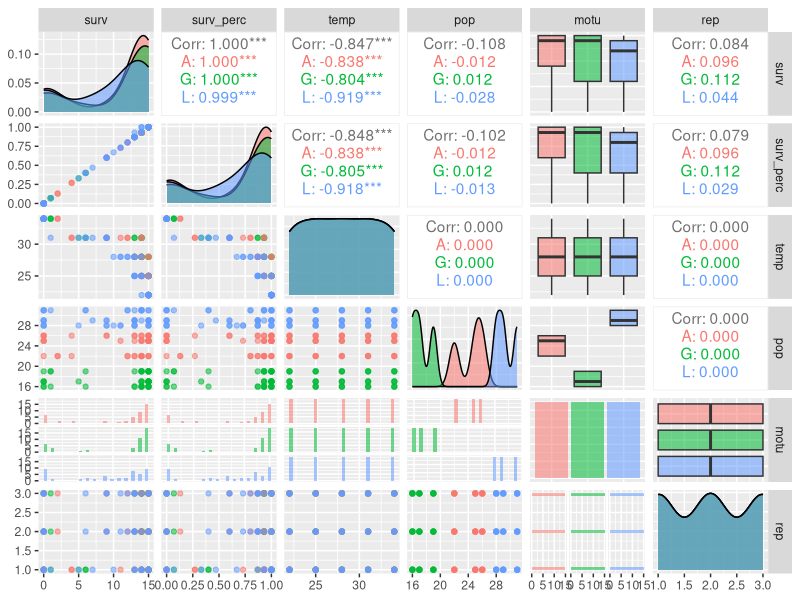
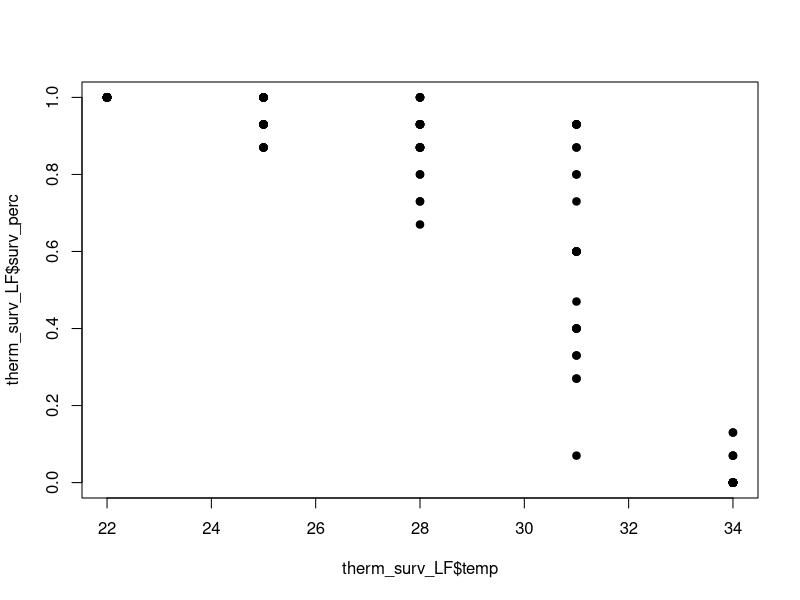
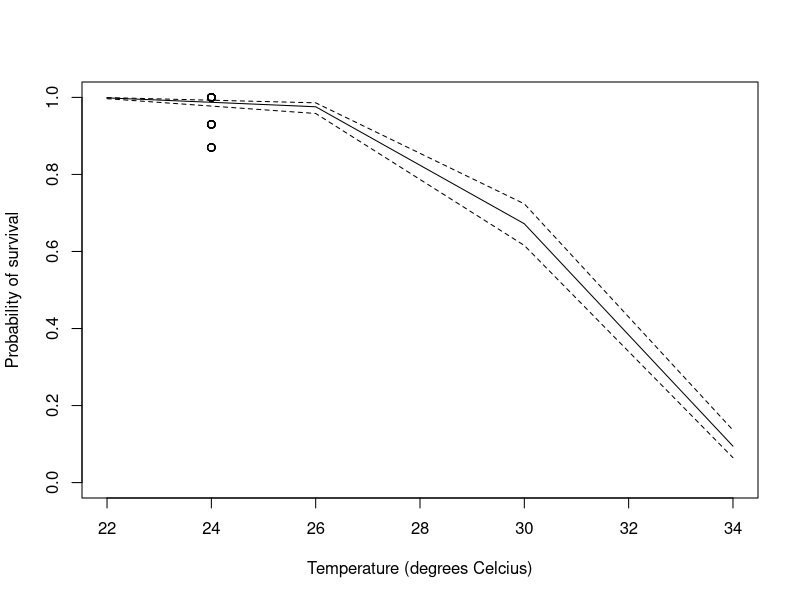
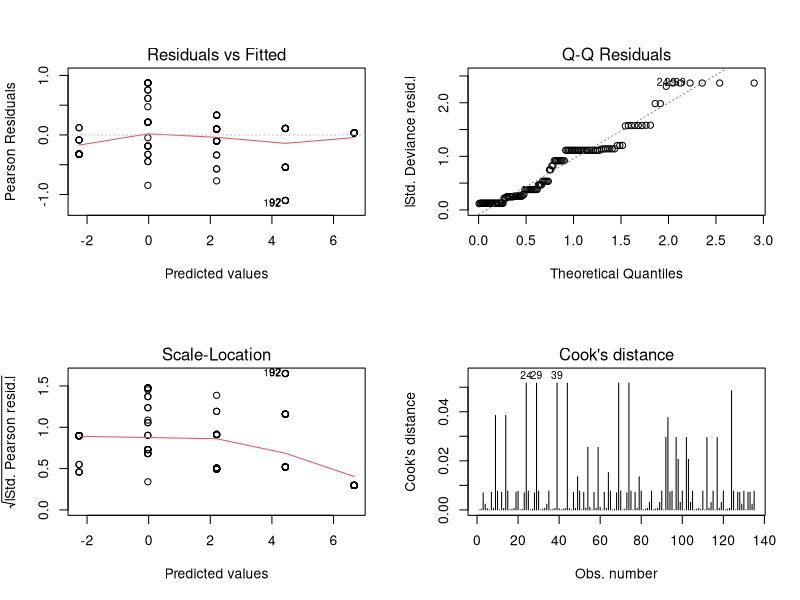
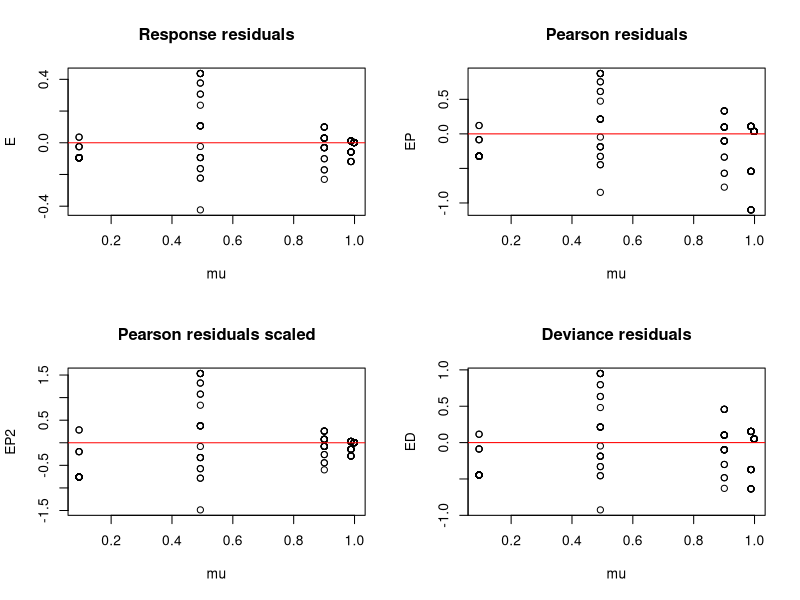
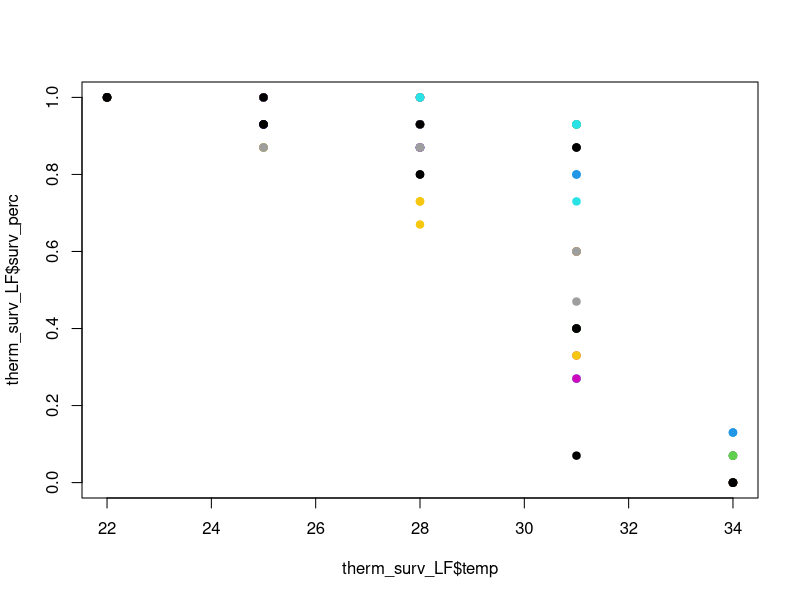
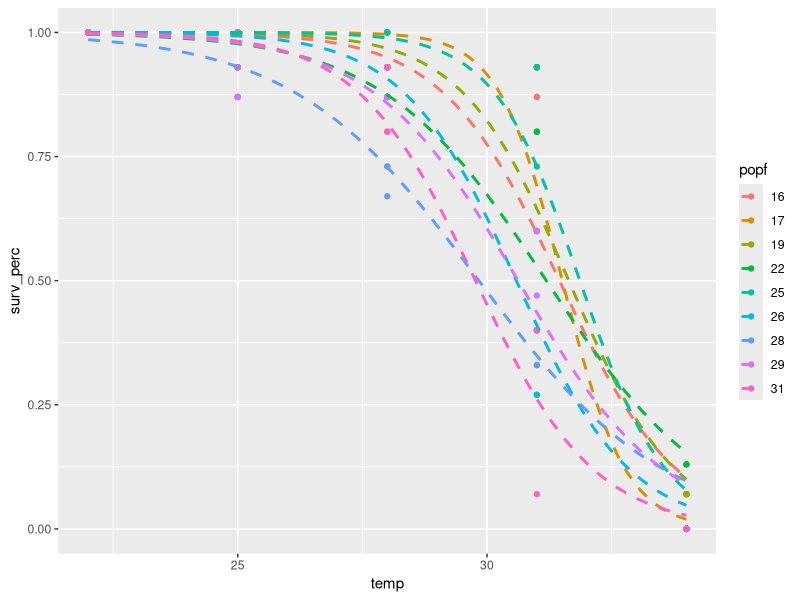
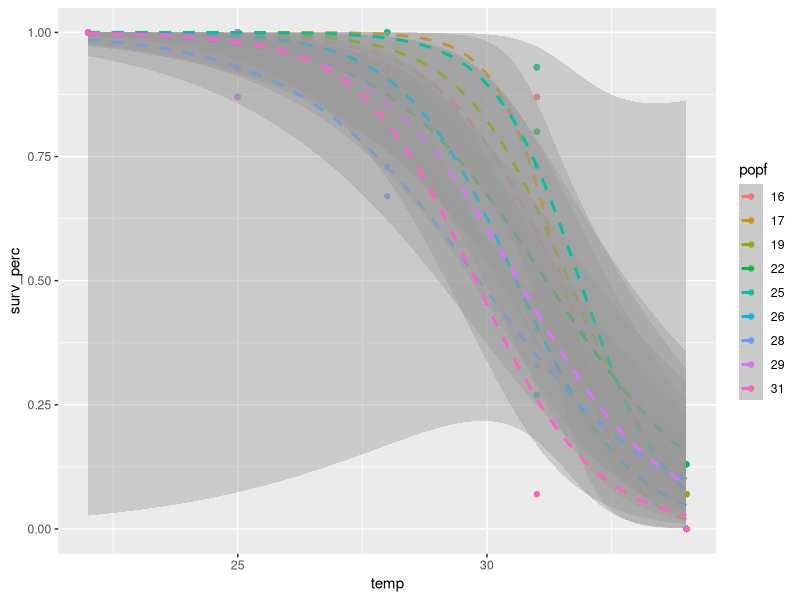

Write R code to recreate these figures, in order. (Note: this script raises an error after producing the figures.)
## set WD
# setwd() # set the working directory

## load packages
library(survival)
library(survminer)
library(car) # logit transforming percentage data
library(GGally) # data exploration
library(dplyr) # select function

## load data
therm_surv_LF <- read.csv("gammroes_temp_survival_LF.csv", header = T, sep = ",", row.names = c(1) ,stringsAsFactors = FALSE)
therm_surv_LF$popf <- as.factor(therm_surv_LF$pop)
therm_surv_LF$motuf <- as.factor(therm_surv_LF$motu)
therm_surv_LF$repf <- as.factor(therm_surv_LF$rep)

### All data - long format
## data exploration
# change plot size (optional)
options(repr.plot.width = 20, repr.plot.height = 10)
therm_surv_LF %>% 
  select("surv", "surv_perc", "temp", "pop", "motu", "rep") %>%
  ggpairs(mapping = aes(color = therm_surv_LF$motu, alpha = 0.5))
### All data combined
## GLM with quasibinomial distribution to account for overdispersion
plot(therm_surv_LF$surv_perc ~ therm_surv_LF$temp, pch = 19, col = "black")
mod <- glm(surv_perc ~ temp, data = therm_surv_LF, family = binomial)
summary(mod)
mod2 <- glm(surv_perc ~ temp, data = therm_surv_LF, family = quasibinomial)
summary(mod2) # dispersion parametre = 0.1644116
## visualising the glm
MyData <- data.frame(temp = 
                       seq(from = min(therm_surv_LF$temp),
                           to = max(therm_surv_LF$temp), by = 4))
P1 <- predict(mod2, newdata = MyData, type = "link", se = TRUE)
plot(MyData$temp, exp(P1$fit) / (1+exp(P1$fit)),
     type = "l", ylim = c(0, 1),
     xlab = "Temperature (degrees Celcius)",
     ylab = "Probability of survival")
lines(MyData$temp, exp(P1$fit + 1.96 * P1$se.fit) / 
      (1 + exp(P1$fit + 1.96 * P1$se.fit)), lty = 2)
lines(MyData$temp, exp(P1$fit - 1.96 * P1$se.fit) / 
        (1 + exp(P1$fit - 1.96 * P1$se.fit)), lty = 2)
points(therm_surv_LF$time, therm_surv_LF$surv_perc)
## Model validation
# standardized model outputs
op <- par(mfrow = c(2,2))
plot(mod2, which = 1:4)
# residuals
EP <- resid(mod2, type = "pearson")
ED <- resid(mod2, type = "deviance")
mu <- predict(mod2, type = "response")
E <- therm_surv_LF$surv_perc - mu
EP2 <- E / sqrt(0.1644116 * mu)
plot(x = mu, y = E, main = "Response residuals")
abline(0, 0, col = "red")
plot(x = mu, y = EP, main = "Pearson residuals")
abline(0, 0, col = "red")
plot(x = mu, y = EP2, main = "Pearson residuals scaled")
abline(0, 0, col = "red")
plot(x = mu, y = ED, main = "Deviance residuals")
abline(0, 0, col = "red")
par(op)

### At population level
## GLM with quasibinomial distribution to account for overdispersion
plot(therm_surv_LF$surv_perc ~ therm_surv_LF$temp, pch = 19, col = factor(therm_surv_LF$popf))
mod3 <- glm(surv_perc ~ temp + popf + motuf + repf, data = therm_surv_LF, family = quasibinomial)
summary(mod3) # dispersion parametre = 0.1644116
## generate prediction frame
ggplot(therm_surv_LF, aes(temp, surv_perc, col = popf)) +
  geom_point() +
  geom_smooth(method = "glm", se = F,
              method.args = list(family = "quasibinomial"), linetype = "dashed")
ggplot(therm_surv_LF, aes(temp, surv_perc, col = popf)) +
  geom_point() +
  geom_smooth(method = "glm", se = T,
              method.args = list(family = "quasibinomial"), linetype = "dashed")
## visualising the glm
MyData <- data.frame(temp = 
                       seq(from = min(therm_surv_LF$temp),
                           to = max(therm_surv_LF$temp), by = 4))
P1 <- predict(mod3, newdata = MyData, type = "link", se = TRUE)
plot(MyData$temp, exp(P1$fit) / (1+exp(P1$fit)),
     type = "l", ylim = c(0, 1),
     xlab = "Temperature (degrees Celcius)",
     ylab = "Probability of survival")
lines(MyData$temp, exp(P1$fit + 1.96 * P1$se.fit) / 
        (1 + exp(P1$fit + 1.96 * P1$se.fit)), lty = 2)
lines(MyData$temp, exp(P1$fit - 1.96 * P1$se.fit) / 
        (1 + exp(P1$fit - 1.96 * P1$se.fit)), lty = 2)
points(therm_surv_LF$time, therm_surv_LF$surv_perc)

MyData2 <- data.frame(pop = 
                       seq(from = min(therm_surv_LF$pop),
                           to = max(therm_surv_LF$pop), by = 1))
P1 <- predict(mod3, newdata = MyData2, type = "link", se = TRUE)
plot(MyData$temp, exp(P1$fit) / (1+exp(P1$fit)),
     type = "l", ylim = c(0, 1),
     xlab = "Temperature (degrees Celcius)",
     ylab = "Probability of survival")
lines(MyData$temp, exp(P1$fit + 1.96 * P1$se.fit) / 
        (1 + exp(P1$fit + 1.96 * P1$se.fit)), lty = 2)
lines(MyData$temp, exp(P1$fit - 1.96 * P1$se.fit) / 
        (1 + exp(P1$fit - 1.96 * P1$se.fit)), lty = 2)
points(therm_surv_LF$time, therm_surv_LF$surv_perc)
## Model validation
# standardized model outputs
op <- par(mfrow = c(2,2))
plot(mod2, which = 1:4)
# residuals
EP <- resid(mod2, type = "pearson")
ED <- resid(mod2, type = "deviance")
mu <- predict(mod2, type = "response")
E <- therm_surv_LF$surv_perc - mu
EP2 <- E / sqrt(0.1644116 * mu)
plot(x = mu, y = E, main = "Response residuals")
abline(0, 0, col = "red")
plot(x = mu, y = EP, main = "Pearson residuals")
abline(0, 0, col = "red")
plot(x = mu, y = EP2, main = "Pearson residuals scaled")
abline(0, 0, col = "red")
plot(x = mu, y = ED, main = "Deviance residuals")
abline(0, 0, col = "red")
par(op)

### At motu level
## GLM with quasibinomial distribution to account for overdispersion
plot(therm_surv_LF$surv_perc ~ therm_surv_LF$temp, pch = 19, col = factor(therm_surv_LF$motu)) # population level
plot(therm_surv_LF$surv_perc ~ therm_surv_LF$temp,
     pch = 19,
     col = factor(therm_surv_LF$motu)) # motu level
mod <- glm(surv_perc ~ temp, data = therm_surv_LF, family = binomial)
summary(mod)
mod2 <- glm(surv_perc ~ temp, data = therm_surv_LF, family = quasibinomial)
summary(mod2) # dispersion parametre = 0.1644116
## generate prediction frame
ggplot(therm_surv_LF, aes(temp, surv_perc, col = motu)) +
  geom_point() +
  xlim(22, 34) +
  geom_smooth(method = "glm", se = T,
              method.args = list(family = "quasibinomial"), linetype = "dashed")  ## use prediction data here
## visualising the glm
MyData <- data.frame(temp = 
                       seq(from = min(therm_surv_LF$temp),
                           to = max(therm_surv_LF$temp), by = 4))
P1 <- predict(mod2, newdata = MyData, type = "link", se = TRUE)
plot(MyData$temp, exp(P1$fit) / (1+exp(P1$fit)),
     type = "l", ylim = c(0, 1),
     xlab = "Temperature (degrees Celcius)",
     ylab = "Probability of survival")
lines(MyData$temp, exp(P1$fit + 1.96 * P1$se.fit) / 
        (1 + exp(P1$fit + 1.96 * P1$se.fit)), lty = 2)
lines(MyData$temp, exp(P1$fit - 1.96 * P1$se.fit) / 
        (1 + exp(P1$fit - 1.96 * P1$se.fit)), lty = 2)
points(therm_surv_LF$time, therm_surv_LF$surv_perc)
## Model validation
# standardized model outputs
op <- par(mfrow = c(2,2))
plot(mod2, which = 1:4)
# residuals
EP <- resid(mod2, type = "pearson")
ED <- resid(mod2, type = "deviance")
mu <- predict(mod2, type = "response")
E <- therm_surv_LF$surv_perc - mu
EP2 <- E / sqrt(0.1644116 * mu)
plot(x = mu, y = E, main = "Response residuals")
abline(0, 0, col = "red")
plot(x = mu, y = EP, main = "Pearson residuals")
abline(0, 0, col = "red")
plot(x = mu, y = EP2, main = "Pearson residuals scaled")
abline(0, 0, col = "red")
plot(x = mu, y = ED, main = "Deviance residuals")
abline(0, 0, col = "red")
par(op)
